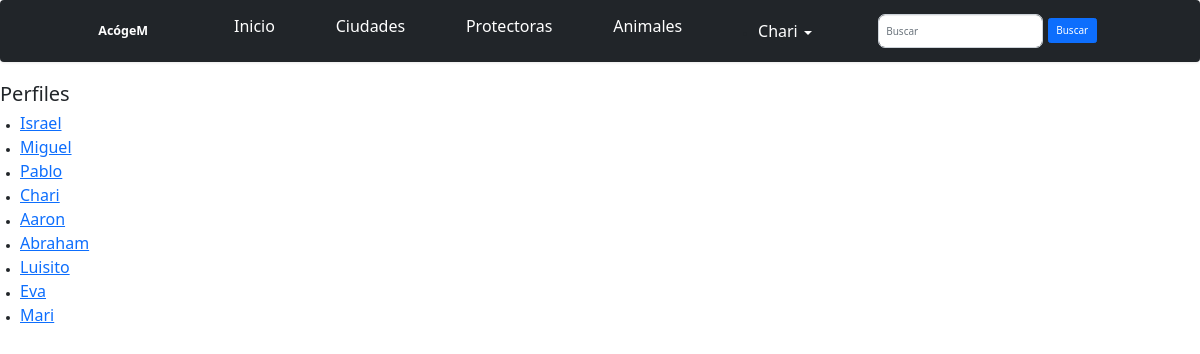
Before: /perfiles/ (signed in) with the older database file.
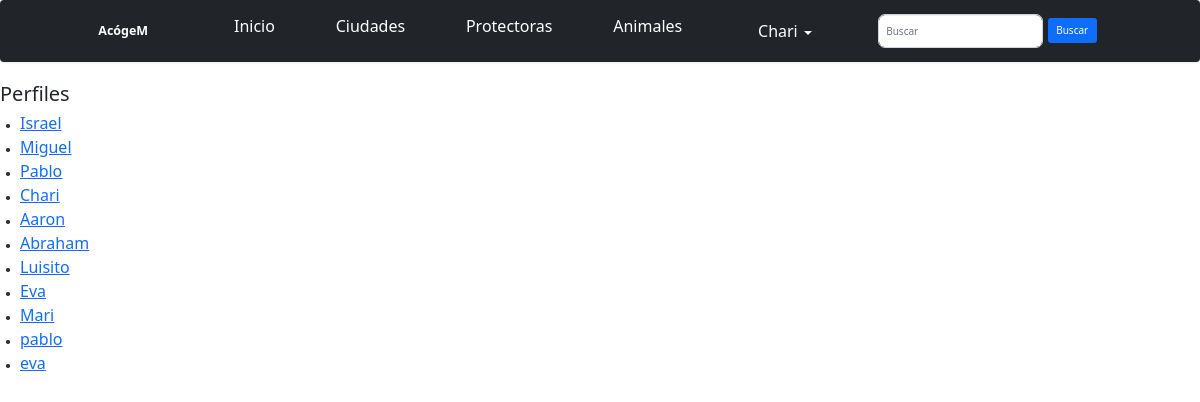
After: the same page with the newer database file.
### AcogeM_app/models.py (models this page shows, shortened)
class Perfil(models.Model):
	user = models.OneToOneField(User, on_delete=models.CASCADE, default=0)
	ape = models.CharField('Apellidos', max_length=50)
	dni = models.CharField(max_length=9)
	tel = models.IntegerField('Teléfono', blank=True, null=True)
	exp = models.TextField('Experiencia con animales')
	class Meta:
		verbose_name_plural = "Perfiles"

### AcogeM_app/views.py (the view)
# urls.py: path('perfiles/', PerfilListView.as_view(), name='perfil-list'),
class PerfilListView(LoginRequiredMixin, ListView):
	model = Perfil

### AcogeM_app/templates/AcogeM_app/perfil_list.html
{% extends "base.html" %}
{% block content %}
    <h2>Perfiles</h2>
    <ul>
        {% for perfil in object_list %}
            <li><a href="{% url 'perfil-detail' perfil.pk %}">{{ perfil.user }}</a></li>
        {% endfor %}
    </ul>
{% endblock %}

Changed rows visible on the page:
added Perfil: user "pablo"
added Perfil: user "eva"
